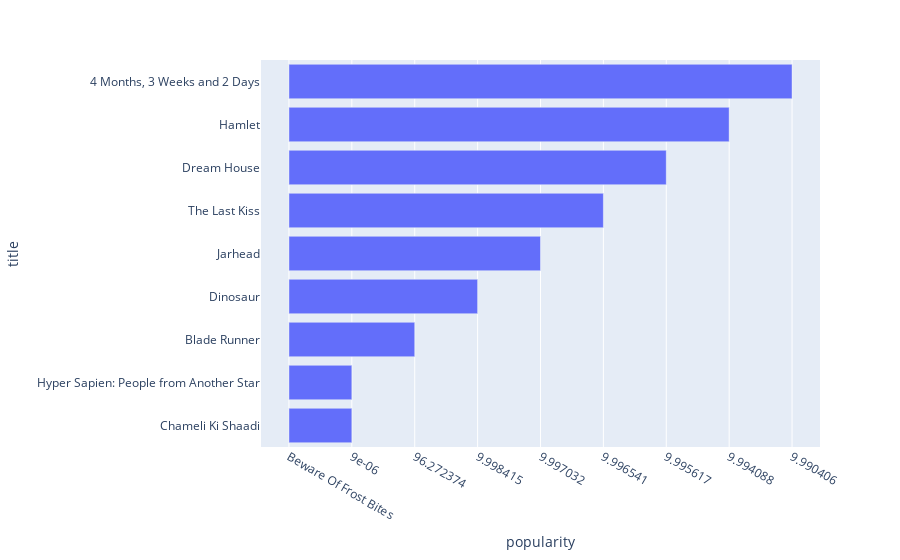

Notebook code for this chart:
### Code cell
pop = movies.sort_values('popularity', ascending=False)
pop = pop.head(10)
pop.plot.barh(y='title', x='popularity')

### Figure 1 — Plotly figure (JSON) as saved in the notebook; plotly's stock layout.template omitted (floating-point values rounded to 4 significant figures)
{"data": [{"alignmentgroup": "True", "hovertemplate": "popularity=%{x}<br>title=%{y}<extra></extra>", "legendgroup": "", "marker": {"color": "#636efa", "pattern": {"shape": ""}}, "name": "", "offsetgroup": "", "orientation": "h", "showlegend": false, "textposition": "auto", "type": "bar", "x": ["Beware Of Frost Bites", "9e-06", "9e-06", "96.272374", "9.998415", "9.997032", "9.996541", "9.995617", "9.994088", "9.990406"], "xaxis": "x", "y": [null, "Chameli Ki Shaadi", "Hyper Sapien: People from Another Star", "Blade Runner", "Dinosaur", "Jarhead", "The Last Kiss", "Dream House", "Hamlet", "4 Months, 3 Weeks and 2 Days"], "yaxis": "y"}], "layout": {"barmode": "relative", "legend": {"tracegroupgap": 0}, "margin": {"t": 60}, "xaxis": {"anchor": "y", "domain": [0, 1], "title": {"text": "popularity"}}, "yaxis": {"anchor": "x", "domain": [0, 1], "title": {"text": "title"}}}}
